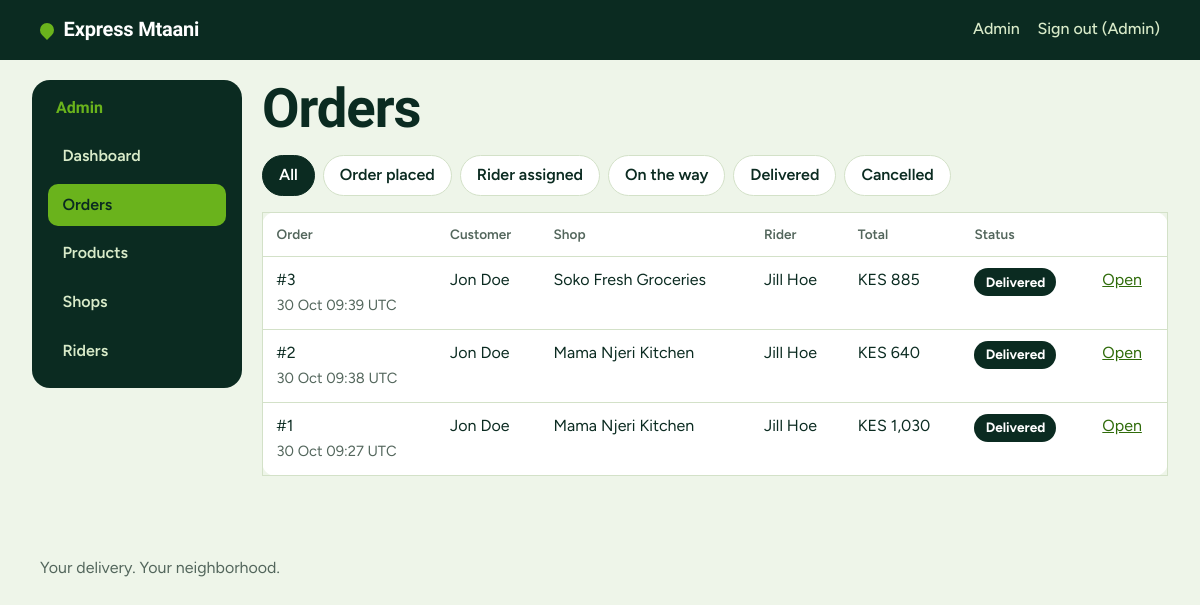
Page /admin/orders (signed in) on the committed database.
### app/models.py (models this page shows, shortened)
class User(UserMixin, db.Model):
    __tablename__ = "users"
    id = db.Column(db.Integer, primary_key=True)
    name = db.Column(db.String(80), nullable=False)
    email = db.Column(db.String(120), unique=True, nullable=False, index=True)
    phone = db.Column(db.String(20), nullable=False)
    password_hash = db.Column(db.String(255), nullable=False)
    role = db.Column(db.String(20), nullable=False, default="customer", index=True)
    active = db.Column(db.Boolean, nullable=False, default=True)
    approved = db.Column(db.Boolean, nullable=False, default=True)  # riders start unapproved
    created_at = db.Column(db.DateTime, nullable=False, default=utcnow)
    online = db.Column(db.Boolean, nullable=False, default=False)
    last_lat = db.Column(db.Float)
    last_lng = db.Column(db.Float)
    last_seen_at = db.Column(db.DateTime)
    @property
    def is_active(self):  # Flask-Login
        return bool(self.active)
    @property
    def first_name(self):
        return (self.name or "").split(" ")[0]

class Order(db.Model):
    __tablename__ = "orders"
    id = db.Column(db.Integer, primary_key=True)
    public_token = db.Column(
        db.String(64), unique=True, nullable=False, index=True,
        default=lambda: secrets.token_urlsafe(16),
    )
    customer_id = db.Column(db.Integer, db.ForeignKey("users.id"), nullable=False, index=True)
    rider_id = db.Column(db.Integer, db.ForeignKey("users.id"), index=True)
    shop_id = db.Column(db.Integer, db.ForeignKey("shops.id"), nullable=False)
    customer_name = db.Column(db.String(80), nullable=False)
    customer_phone = db.Column(db.String(20), nullable=False)
    pickup_name = db.Column(db.String(120), nullable=False)
    pickup_lat = db.Column(db.Float, nullable=False)
    pickup_lng = db.Column(db.Float, nullable=False)
    dest_address = db.Column(db.String(255), nullable=False)
    dest_lat = db.Column(db.Float, nullable=False)
    dest_lng = db.Column(db.Float, nullable=False)
    subtotal = db.Column(db.Integer, nullable=False)
    delivery_fee = db.Column(db.Integer, nullable=False)
    total = db.Column(db.Integer, nullable=False)
    payment_method = db.Column(db.String(30), nullable=False, default="cash_on_delivery")
    payment_status = db.Column(db.String(20), nullable=False, default="unpaid")  # unpaid | paid
    cash_collected_at = db.Column(db.DateTime)
    status = db.Column(db.String(20), nullable=False, default="placed", index=True)
    rider_lat = db.Column(db.Float)
    rider_lng = db.Column(db.Float)
    rider_updated_at = db.Column(db.DateTime)
    eta_seconds = db.Column(db.Integer)
    distance_m = db.Column(db.Integer)
    created_at = db.Column(db.DateTime, nullable=False, default=utcnow)
    accepted_at = db.Column(db.DateTime)
    delivered_at = db.Column(db.DateTime)
    customer = db.relationship("User", foreign_keys=[customer_id])
    rider = db.relationship("User", foreign_keys=[rider_id])
    shop = db.relationship("Shop")
    items = db.relationship("OrderItem", back_populates="order", cascade="all, delete-orphan")
    @property
    def status_label(self):
        return STATUS_LABELS.get(self.status, self.status)

### app/admin.py (the view)
@bp.get("/orders")
def orders():
    status = request.args.get("status") or ""
    query = Order.query
    if status in STATUS_LABELS:
        query = query.filter_by(status=status)
    else:
        status = ""
    rows = query.order_by(Order.created_at.desc()).limit(100).all()
    return render_template("admin/orders.html", orders=rows, status=status, statuses=STATUS_LABELS)

### app/admin.py (called while the page is built)
@bp.before_request
def admin_only():
    if not current_user.is_authenticated:
        return redirect(url_for("auth.login", next=request.path))
    if current_user.role != "admin":
        abort(403)

### app/models.py (called while the page is built)
@login_manager.user_loader
def load_user(user_id):
    try:
        user = db.session.get(User, int(user_id))
    except (TypeError, ValueError):
        return None
    if user and user.active and (user.role != "rider" or user.approved):
        return user
    return None

### app/storefront.py (called while the page is built)
def _cart():
    cart = session.get("cart")
    if not isinstance(cart, dict) or not isinstance(cart.get("items"), dict) or "shop_id" not in cart:
        return {"shop_id": None, "items": {}}
    return cart

@bp.app_context_processor
def inject_cart_count():
    items = _cart()["items"]
    return {"cart_count": sum(v for v in items.values() if isinstance(v, int))}

### app/utils.py (called while the page is built)
def kes(amount):
    return f"KES {int(amount):,}"

### app/templates/admin/orders.html (shortened to what this page needs)
{% extends "admin/base.html" %}
{% block admin %}
<h1>Orders</h1>
<nav class="chips" aria-label="Filter by status">
  <a class="chip {{ 'is-active' if not status }}" href="{{ url_for('admin.orders') }}">All</a>
  {% for key, label in statuses.items() %}
    <a class="chip {{ 'is-active' if status == key }}" href="{{ url_for('admin.orders', status=key) }}">{{ label }}</a>
  {% endfor %}
</nav>
{% include "admin/_orders_table.html" %}
{% endblock %}

### app/templates/base.html (shortened to what this page needs)
<!doctype html>
<html lang="en">
<head>
  <link rel="stylesheet" href="{{ url_for('static', filename='css/style.css') }}">
</head>
<body>
  <header class="site-header">
    <a class="brand" href="{{ url_for('shop.home') }}">
      <span class="brand__mark" aria-hidden="true"></span>Express Mtaani
    </a>
    <nav class="site-nav" aria-label="Main">
      {% if current_user.is_authenticated %}
        {% if current_user.role == 'admin' %}
          <a href="{{ url_for('admin.dashboard') }}">Admin</a>
        {% elif current_user.role == 'rider' %}
          <a href="{{ url_for('rider.dashboard') }}">Deliveries</a>
        {% else %}
          <a href="{{ url_for('shop.my_orders') }}">My orders</a>
        {% endif %}
        <form method="post" action="{{ url_for('auth.logout') }}" class="inline-form">
          <button type="submit" class="link-button">Sign out ({{ current_user.first_name }})</button>
        </form>
      {% else %}
        <a href="{{ url_for('shop.cart') }}">Cart{% if cart_count %} ({{ cart_count }}){% endif %}</a>
        <a href="{{ url_for('auth.login') }}">Sign in</a>
        <a href="{{ url_for('auth.register') }}">Sign up</a>
        <a href="{{ url_for('auth.rider_register') }}">Ride with us</a>
      {% endif %}
    </nav>
  </header>
  <main id="main">
    {% block content %}{% endblock %}
  </main>
  <footer class="site-footer">
    <p>Your delivery. Your neighborhood.</p>
  </footer>
</body>
</html>

### app/templates/admin/_orders_table.html
{% if (orders if orders is defined else recent) %}
<div class="table-wrap">
<table class="table">
  <thead><tr><th>Order</th><th>Customer</th><th>Shop</th><th>Rider</th><th>Total</th><th>Status</th><th></th></tr></thead>
  <tbody>
  {% for o in (orders if orders is defined else recent) %}
    <tr>
      <td data-label="Order">#{{ o.id }}<br><span class="hint">{{ o.created_at.strftime('%d %b %H:%M') }} UTC</span></td>
      <td data-label="Customer">{{ o.customer_name }}</td>
      <td data-label="Shop">{{ o.pickup_name }}</td>
      <td data-label="Rider">{{ o.rider.name if o.rider else 'Unassigned' }}</td>
      <td data-label="Total">{{ o.total|kes }}</td>
      <td data-label="Status"><span class="badge badge--{{ o.status }}">{{ o.status_label }}</span></td>
      <td><a href="{{ url_for('admin.order_detail', order_id=o.id) }}">Open</a></td>
    </tr>
  {% endfor %}
  </tbody>
</table>
</div>
{% else %}<p class="empty">No orders yet.</p>{% endif %}

### app/static/css/style.css (style rules this page uses)
:root { --green-900: #0b2b21; --green-700: #1b5a2a; --lime: #6ab31c; --lime-soft: #e3f1d0; --lime-text: #2f6b0a; --mint: #eef5e9; --surface: #ffffff; --line: #d3e1c8; --muted: #53665c; --danger: #b3261e; --danger-soft: #fbe9e7; --radius: 14px; --font-display: "Bricolage Grotesque", "Segoe UI", system-ui, sans-serif; --font-body: "Figtree", "Segoe UI", system-ui, sans-serif; }
*, *::before, *::after { box-sizing: border-box; }
html { -webkit-text-size-adjust: 100%; }
body { margin: 0; font-family: var(--font-body); font-size: 1rem; line-height: 1.55; color: var(--green-900); background: var(--mint); }
a { color: var(--lime-text); }
h1, h2 { font-family: var(--font-display); font-weight: 800; line-height: 1.08; letter-spacing: -0.02em; margin: 0 0 .5rem; }
h1 { font-size: clamp(2rem, 6vw, 3.4rem); }
p { margin: 0 0 1rem; }
.site-header { display: flex; align-items: center; justify-content: space-between; gap: 1rem; padding: .9rem clamp(1rem, 4vw, 2.5rem); background: var(--green-900); color: #fff; }
.brand { display: inline-flex; align-items: center; gap: .6rem; color: #fff; text-decoration: none; font-family: var(--font-display); font-weight: 800; font-size: 1.25rem; letter-spacing: -0.01em; }
.brand__mark { width: 14px; height: 14px; border-radius: 50% 50% 50% 0; transform: rotate(-45deg); background: var(--lime); }
.site-nav { display: flex; gap: 1.1rem; flex-wrap: wrap; }
.site-nav a { color: #d9ebc9; text-decoration: none; font-weight: 500; }
.site-footer { padding: 2rem clamp(1rem, 4vw, 2.5rem); color: var(--muted); }
.hint { color: var(--muted); font-size: .92rem; margin: 0; }
.badge { display: inline-block; justify-self: start; padding: .2rem .7rem; border-radius: 999px; font-size: .85rem; font-weight: 700; background: var(--lime-soft); color: var(--green-900); }
.badge--delivered { background: var(--green-900); color: #fff; }
.inline-form { display: inline; margin: 0; }
.link-button { background: none; border: 0; padding: 0; font: inherit; font-weight: 500; color: inherit; text-decoration: underline; cursor: pointer; }
.site-nav .link-button { color: #d9ebc9; text-decoration: none; }
.chips { display: flex; flex-wrap: wrap; gap: .5rem; align-items: center; margin: 1rem 0; }
.chip { padding: .45rem 1rem; border-radius: 999px; background: var(--surface); border: 1.5px solid var(--line); color: var(--green-900); text-decoration: none; font-weight: 600; }
.chip.is-active { background: var(--green-900); border-color: var(--green-900); color: #fff; }
.table-wrap { overflow-x: auto; }
.table { width: 100%; border-collapse: collapse; background: var(--surface); border: 1px solid var(--line); border-radius: var(--radius); }
.table th, .table td { text-align: left; padding: .7rem .85rem; border-bottom: 1px solid var(--line); vertical-align: top; }
.table th { font-size: .85rem; color: var(--muted); font-weight: 600; }

### rows in the picture
User: first_name "Admin"
Order: id "3", created_at "30 Oct 09:39", customer_name "Jon Doe", pickup_name "Soko Fresh Groceries", rider "Jill Hoe", total|kes "KES 885", status_label "Delivered"
Order: id "2", created_at "30 Oct 09:38", customer_name "Jon Doe", pickup_name "Mama Njeri Kitchen", rider "Jill Hoe", total|kes "KES 640", status_label "Delivered"
Order: id "1", created_at "30 Oct 09:27", customer_name "Jon Doe", pickup_name "Mama Njeri Kitchen", rider "Jill Hoe", total|kes "KES 1,030", status_label "Delivered"

### other values in the picture
{{ label }} "Order placed" "Rider assigned" "On the way" "Delivered" "Cancelled"
